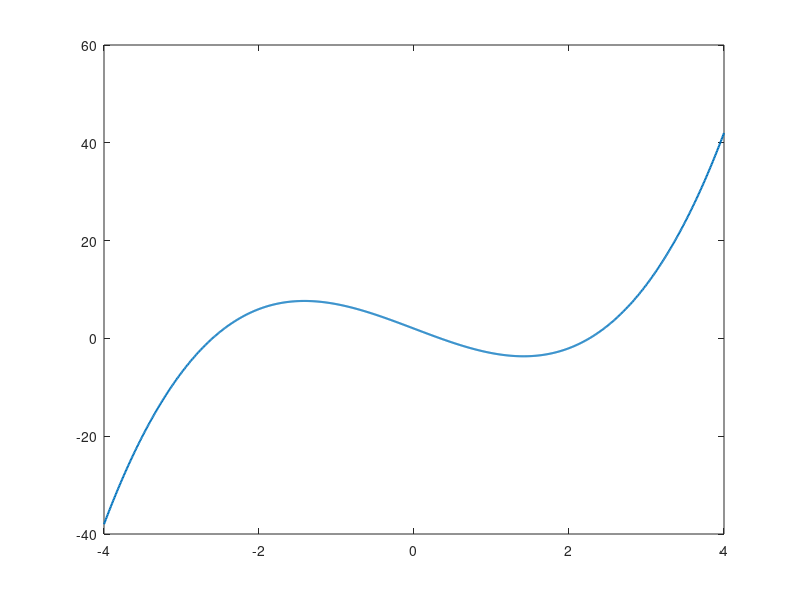

This figure's MATLAB source: (Note: this script raises an error after producing the figure.)
%% SESSION 3.2: EQUATION SOLVING
% Demonstrates numerical equation solving with fzero.

clc;
clear;
close all;

disp('SESSION 3.2: EQUATION SOLVING');
disp('-----------------------------');

%% Example 1: Solve x^3 - 6x + 2 = 0
f = @(x) x.^3 - 6*x + 2;
root1 = fzero(f, -3);
root2 = fzero(f, 0);
root3 = fzero(f, 3);

fprintf('Roots found:\n');
fprintf('Root near -3: %.6f\n', root1);
fprintf('Root near  0: %.6f\n', root2);
fprintf('Root near  3: %.6f\n', root3);

%% Plot the function
x = linspace(-4, 4, 1000);
y = f(x);

figure;
plot(x, y, 'LineWidth', 1.5);
hold on;
yline(0, '--');
xline(0, '--');
plot(root1, 0, 'o', 'MarkerSize', 8);
plot(root2, 0, 'o', 'MarkerSize', 8);
plot(root3, 0, 'o', 'MarkerSize', 8);
xlabel('x');
ylabel('f(x)');
title('Numerical Root Finding with fzero');
grid on;

%% Example 2: Engineering interpretation
% Solve for time when RC capacitor reaches 63.2% of final value
R = 1000;
C = 100e-6;
Vin = 10;
target = 0.632 * Vin;

g = @(t) rc_response(t, R, C, Vin) - target;
t_tau = fzero(g, 0.1);

fprintf('\nTime to reach 63.2%% of final value = %.6f s\n', t_tau);
fprintf('Expected time constant R*C         = %.6f s\n', R*C);
